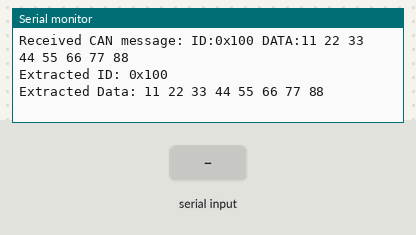
The sketch below on a simulated Arduino Uno, built with avr-gcc and run on an emulated ATmega328P. Shown: the last lines printed to the serial monitor. The test bench sets the inputs (shaded band).

Above: at 1.2 s.
1.3 s: "start\n" received over Serial
At 1.9 s:
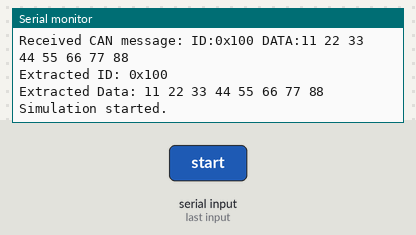
2.8 s: "stop\n" received over Serial
At 3.8 s:
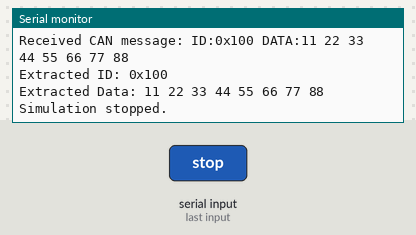
4.3 s: "ID:0x\n" received over Serial
At 5.0 s:
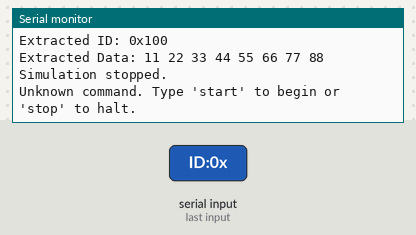

Measured:
- after the input at 1.3 s, the serial monitor: prints a new line at once (image 1)
- after the input at 2.8 s, the serial monitor: prints a new line at once (image 2)
- after the input at 4.3 s, the serial monitor: prints a new line at once (image 3)

The sketch:

threading_CAN_transmit.ino
```cpp
const int interval = 1000; // Interval between message transmissions (milliseconds)
unsigned long previousMillis = 0;
bool isRunning = true; // Control flag for running the simulation

void setup() {
  Serial.begin(9600);
  Serial.println("CAN Message Simulator Ready. Type 'start' to begin or 'stop' to halt.");
}

void loop() {
  // Check for commands from the Serial Monitor
  if (Serial.available() > 0) {
    String command = Serial.readStringUntil('\n');
    command.trim(); // Remove any whitespace or newline characters

    if (command.equalsIgnoreCase("start")) {
      isRunning = true;
      Serial.println("Simulation started.");
    } else if (command.equalsIgnoreCase("stop")) {
      isRunning = false;
      Serial.println("Simulation stopped.");
    } else {
      Serial.println("Unknown command. Type 'start' to begin or 'stop' to halt.");
    }
  }

  // Simulate sending and receiving CAN messages if the simulation is running
  if (isRunning) {
    unsigned long currentMillis = millis();

    if (currentMillis - previousMillis >= interval) {
      previousMillis = currentMillis;

      // Create a CAN-like message
      String canMessage = createCanMessage(0x100, "11 22 33 44 55 66 77 88");

      // Simulate sending the message
      sendCanMessage(canMessage);

      // Simulate receiving the message
      receiveCanMessage(canMessage);
    }
  }
}

String createCanMessage(int id, String data) {
  // Create a CAN-like message with an ID and data field
  return "ID:0x" + String(id, HEX) + " DATA:" + data;
}

void sendCanMessage(String message) {
  // Simulate sending the CAN message
  Serial.print("Sending CAN message: ");
  Serial.println(message);
}

void receiveCanMessage(String message) {
  // Simulate receiving the CAN message
  Serial.print("Received CAN message: ");
  Serial.println(message);

  // Process the received message (e.g., extract ID and data)
  int idIndex = message.indexOf("ID:0x") + 5;
  int dataIndex = message.indexOf("DATA:") + 5;

  String id = message.substring(idIndex, message.indexOf(' ', idIndex));
  String data = message.substring(dataIndex);

  // Print extracted ID and data
  Serial.print("Extracted ID: 0x");
  Serial.println(id);
  Serial.print("Extracted Data: ");
  Serial.println(data);
}
```
